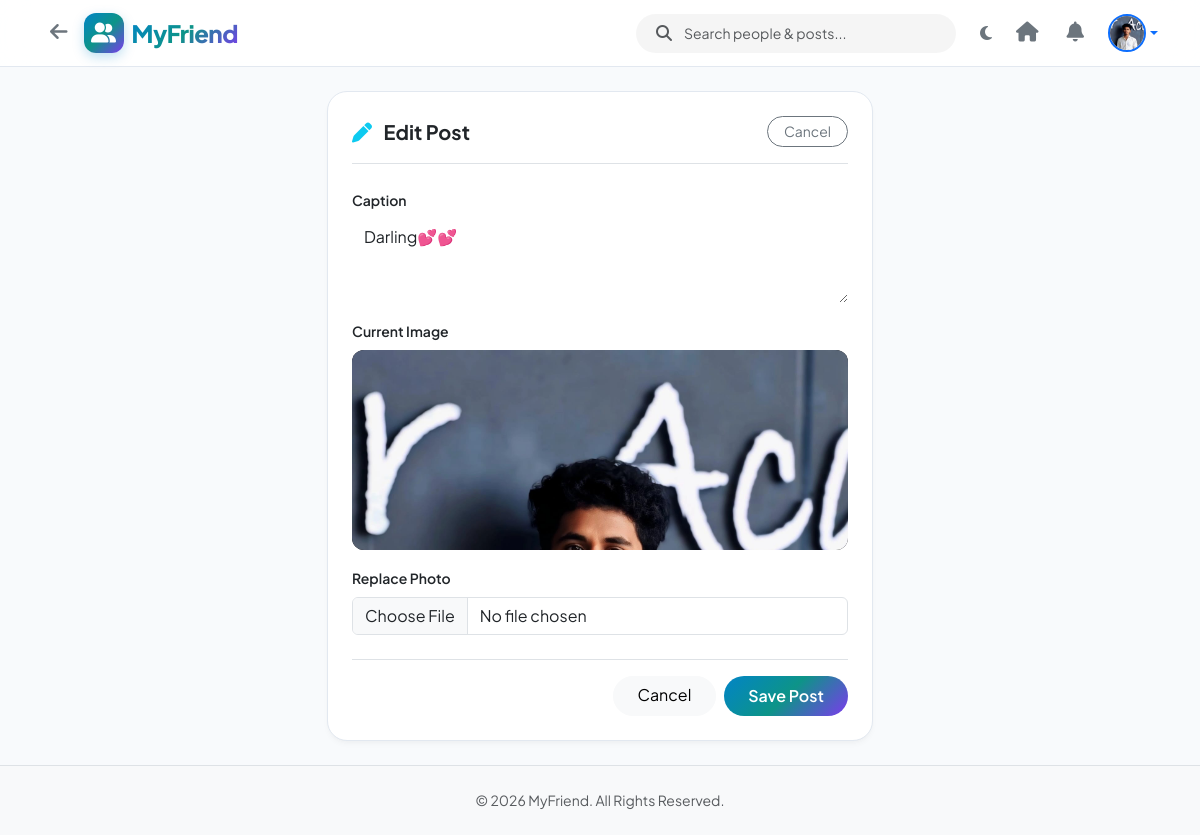
Screenshot of /post/6/edit/ (signed in) with the database file from the repository.
### app/models.py (models this page shows, shortened)
class UserProfile(models.Model):
    user = models.OneToOneField(User, on_delete=models.CASCADE, related_name='profile')
    profile_image = models.ImageField(upload_to='profile_pics/', blank=True, null=True)
    cover_image = models.ImageField(upload_to='cover_pics/', blank=True, null=True)
    bio = models.TextField(max_length=500, blank=True, null=True)
    location = models.CharField(max_length=100, blank=True, null=True)
    website = models.URLField(max_length=200, blank=True, null=True)
    created_at = models.DateTimeField(auto_now_add=True)
    @property
    def avatar_url(self):
        if self.profile_image and hasattr(self.profile_image, 'url'):
            return self.profile_image.url
        return f"https://ui-avatars.com/api/?name={self.user.username}&background=0284c7&color=fff&size=150"

class Post(models.Model):
    author = models.ForeignKey(User, on_delete=models.CASCADE, related_name='posts')
    caption = models.TextField()
    image = models.ImageField(upload_to='post_images/', blank=True, null=True)
    created_at = models.DateTimeField(auto_now_add=True)
    updated_at = models.DateTimeField(auto_now=True)
    class Meta:
        ordering = ['-created_at']

### app/views.py (the view)
# urls.py: path('post/<int:post_id>/edit/', views.edit_post_view, name='edit_post'),
@login_required
def edit_post_view(request, post_id):
    post = get_object_or_404(Post, id=post_id)
    if post.author != request.user:
        return HttpResponseForbidden("You are not allowed to edit this post.")
    if request.method == 'POST':
        form = PostForm(request.POST, request.FILES, instance=post)
        if form.is_valid():
            form.save()
            messages.success(request, "Post updated successfully!")
            return redirect('post_detail', post_id=post.id)
    else:
        form = PostForm(instance=post)
    return render(request, 'edit_post.html', {'form': form, 'post': post})

### app/forms.py
class PostForm(forms.ModelForm):
    caption = forms.CharField(
        required=True,
        widget=forms.Textarea(attrs={
            'class': 'form-control border-0 bg-transparent shadow-none',
            'rows': 3,
            'placeholder': "What's on your mind?"
        })
    )
    image = forms.ImageField(
        required=False,
        widget=forms.FileInput(attrs={
            'class': 'd-none',
            'id': 'post-image-input',
            'accept': 'image/*'
        })
    )
    class Meta:
        model = Post
        fields = ['caption', 'image']

### app/views.py (called while the page is built)
def unread_notifications_context(request):
    if request.user.is_authenticated:
        count = Notification.objects.filter(receiver=request.user, is_read=False).count()
        return {'unread_notifications_count': count}
    return {'unread_notifications_count': 0}

### templates/edit_post.html (shortened to what this page needs)
{% extends 'base.html' %}
{% load static %}
{% block content %}
<div class="container">
    <div class="row justify-content-center">
        <div class="col-lg-6">
            <div class="card card-connecthub p-4">
                <div class="d-flex align-items-center justify-content-between mb-4 border-bottom pb-3">
                    <h5 class="fw-bold mb-0"><i class="fas fa-pen text-info me-2"></i> Edit Post</h5>
                    <a href="{% url 'post_detail' post_id=post.id %}" class="btn btn-sm btn-outline-secondary rounded-pill px-3">
                        Cancel
                    </a>
                </div>
                <form method="POST" enctype="multipart/form-data" action="{% url 'edit_post' post_id=post.id %}">
                    <div class="mb-3">
                        <label class="form-label small fw-semibold">Caption</label>
                        {{ form.caption }}
                    </div>
                    {% if post.image %}
                    <div class="mb-3">
                        <label class="form-label small fw-semibold">Current Image</label>
                        <div class="post-image-container mb-2" style="max-height: 200px;">
                            <img src="{{ post.image.url }}" class="img-fluid rounded-3" alt="Current Image">
                        </div>
                    </div>
                    {% endif %}
                    <div class="mb-4">
                        <label class="form-label small fw-semibold">Replace Photo</label>
                        <input type="file" name="image" class="form-control" accept="image/*">
                    </div>
                    <div class="d-flex justify-content-end gap-2 border-top pt-3">
                        <a href="{% url 'post_detail' post_id=post.id %}" class="btn btn-light rounded-pill px-4">Cancel</a>
                        <button type="submit" class="btn btn-accent px-4">Save Post</button>
                    </div>
                </form>
            </div>
        </div>
    </div>
</div>
{% endblock %}

### templates/base.html (shortened to what this page needs)
{% load static %}
<!DOCTYPE html>
<html lang="en" data-bs-theme="light">
<head>
    <link href="https://cdn.jsdelivr.net/npm/bootstrap@5.3.2/dist/css/bootstrap.min.css" rel="stylesheet">
    <link rel="stylesheet" href="https://cdnjs.cloudflare.com/ajax/libs/font-awesome/6.4.2/css/all.min.css">
    <link rel="stylesheet" href="{% static 'css/style.css' %}">
</head>
<body>
    <nav class="navbar navbar-expand-lg sticky-top navbar-myfriend py-2">
        <div class="container">
            <div class="d-flex align-items-center gap-2">
                <button type="button" class="btn btn-icon btn-outline-secondary rounded-circle border-0 p-2" onclick="window.history.back();" title="Go Back">
                    <i class="fas fa-arrow-left fs-5"></i>
                </button>
                <a class="navbar-brand d-flex align-items-center gap-2 m-0" href="{% if user.is_authenticated %}{% url 'home' %}{% else %}{% url 'landing' %}{% endif %}">
                    <div class="brand-icon-box">
                        <i class="fas fa-user-group fs-5"></i>
                    </div>
                    <span class="fs-4 brand-gradient">MyFriend</span>
                </a>
            </div>
            {% if user.is_authenticated %}
            <form class="d-none d-md-flex mx-auto search-input-group me-3" style="max-width: 320px; width: 100%;" action="{% url 'search' %}" method="GET">
                <i class="fas fa-search text-muted my-auto ms-2 me-1"></i>
                <input class="form-control form-control-sm border-0 bg-transparent text-reset" type="search" name="q" placeholder="Search people & posts..." aria-label="Search">
            </form>
            {% endif %}
            <div class="d-flex align-items-center gap-2">
                <button type="button" class="btn btn-icon btn-outline-secondary rounded-circle border-0 p-2" id="theme-toggle-btn" title="Toggle Light/Dark Theme">
                    <i id="theme-toggle-icon" class="fas fa-moon text-secondary"></i>
                </button>
                {% if user.is_authenticated %}
                <a href="{% url 'home' %}" class="btn btn-icon btn-outline-secondary rounded-circle border-0 p-2 me-1" title="Home Feed">
                    <i class="fas fa-house fs-5"></i>
                </a>
                <a href="{% url 'notifications' %}" class="btn btn-icon btn-outline-secondary rounded-circle border-0 p-2 me-1 position-relative" title="Notifications">
                    <i class="fas fa-bell fs-5"></i>
                </a>
                <div class="dropdown ms-1">
                    <a href="#" class="d-flex align-items-center text-decoration-none dropdown-toggle" id="userDropdown" data-bs-toggle="dropdown" aria-expanded="false">
                        <img src="{{ user.profile.avatar_url }}" alt="{{ user.username }}" class="avatar-sm border border-2 border-primary">
                    </a>
                </div>
                {% else %}
                <a href="{% url 'login' %}" class="btn btn-outline-primary rounded-pill px-3 me-2 fw-semibold">Log In</a>
                <a href="{% url 'register' %}" class="btn btn-accent px-3 fw-semibold">Sign Up</a>
                {% endif %}
            </div>
        </div>
    </nav>
    <main class="flex-grow-1 py-4">
        {% block content %}{% endblock %}
    </main>
    <footer class="py-4 border-top mt-auto bg-body-tertiary">
        <div class="container text-center text-muted small">
            <p class="mb-0">&copy; 2026 MyFriend. All Rights Reserved.</p>
        </div>
    </footer>
</body>
</html>

### static/css/style.css (style rules this page uses)
:root { --primary-gradient: linear-gradient(135deg, #0284c7 0%, #0d9488 50%, #7c3aed 100%); --accent-blue: #0284c7; --accent-teal: #0d9488; --accent-purple: #7c3aed; --accent-hover: #0369a1; --heart-color: #f43f5e; --bookmark-color: #f59e0b; --whatsapp-color: #25d366; --bg-body-light: #f8fafc; --bg-card-light: #ffffff; --text-primary-light: #0f172a; --text-secondary-light: #64748b; --border-color-light: #e2e8f0; --glass-bg-light: rgba(255, 255, 255, 0.88); --bg-body-dark: #090d16; --bg-card-dark: #131c2e; --text-primary-dark: #f8fafc; --text-secondary-dark: #94a3b8; --border-color-dark: #1e293b; --glass-bg-dark: rgba(19, 28, 46, 0.88); --transition-fast: 0.2s cubic-bezier(0.4, 0, 0.2, 1); --transition-bounce: 0.4s cubic-bezier(0.68, -0.55, 0.265, 1.55); }
body { font-family: 'Plus Jakarta Sans', 'Inter', system-ui, -apple-system, sans-serif; background-color: var(--bg-body-light); color: var(--text-primary-light); transition: background-color var(--transition-fast), color var(--transition-fast); min-height: 100vh; display: flex; flex-direction: column; }
.navbar-myfriend { background: var(--glass-bg-light); backdrop-filter: blur(16px); -webkit-backdrop-filter: blur(16px); border-bottom: 1px solid var(--border-color-light); transition: all var(--transition-fast); }
.brand-gradient { background: var(--primary-gradient); -webkit-background-clip: text; -webkit-text-fill-color: transparent; font-weight: 800; letter-spacing: -0.5px; }
.brand-icon-box { width: 40px; height: 40px; border-radius: 12px; background: var(--primary-gradient); display: flex; align-items: center; justify-content: center; color: #ffffff; box-shadow: 0 4px 12px rgba(2, 132, 199, 0.25); }
.search-input-group { background-color: rgba(0, 0, 0, 0.04); border-radius: 50rem; padding: 0.25rem 0.75rem; transition: all var(--transition-fast); }
.search-input-group input { background: transparent; border: none; outline: none; box-shadow: none !important; }
.card-connecthub { background-color: var(--bg-card-light); border: 1px solid var(--border-color-light); border-radius: 1.25rem; box-shadow: 0 4px 6px -1px rgba(0, 0, 0, 0.03), 0 2px 4px -1px rgba(0, 0, 0, 0.02); transition: transform var(--transition-fast), box-shadow var(--transition-fast), background-color var(--transition-fast); }
.avatar-sm { width: 38px; height: 38px; border-radius: 50%; object-fit: cover; }
.post-image-container { max-height: 520px; overflow: hidden; background-color: #000; border-radius: 0.75rem; }
.post-image-container img { width: 100%; max-height: 520px; object-fit: contain; }
.btn-accent { background: var(--primary-gradient); color: #ffffff; border: none; font-weight: 600; border-radius: 50rem; padding: 0.5rem 1.25rem; transition: all var(--transition-fast); }

### rows the page displays
Post: caption "Darling💕💕", image (picture)
